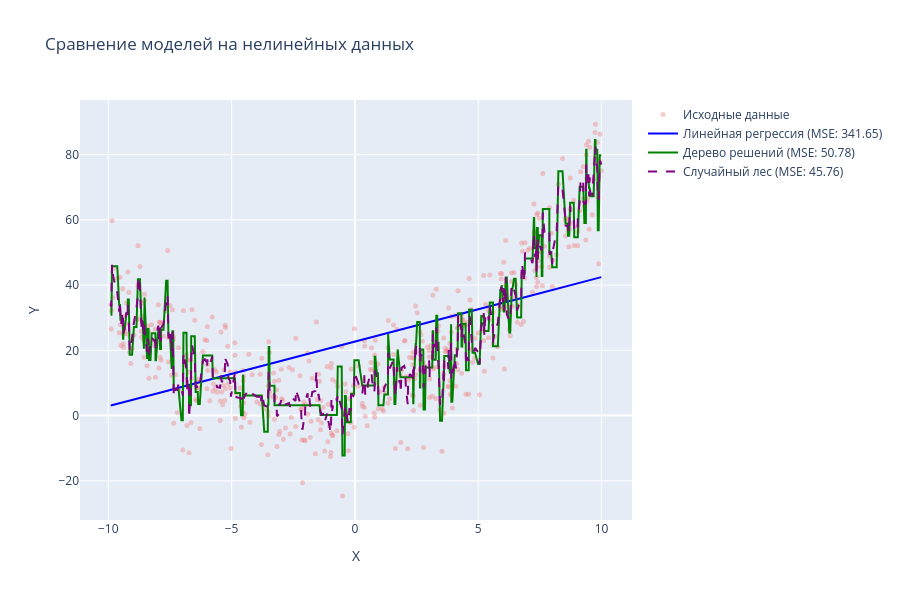

Notebook cell for this chart:
### Markdown cell above
## Визуализация сравнения моделей

### Code cell
sort_idx_nl = np.argsort(X_nonlinear.flatten())
X_nl_sorted = X_nonlinear[sort_idx_nl]
y_pred_linreg_sorted = y_pred_linreg_nl[sort_idx_nl]
y_pred_tree_sorted = y_pred_tree[sort_idx_nl]
y_pred_forest_sorted = y_pred_forest[sort_idx_nl]

fig = go.Figure()

fig.add_trace(go.Scatter(
    x=X_nonlinear.flatten(), y=y_nonlinear,
    mode='markers', name='Исходные данные',
    marker=dict(color='lightcoral', size=5, opacity=0.4)
))

fig.add_trace(go.Scatter(
    x=X_nl_sorted.flatten(), y=y_pred_linreg_sorted,
    mode='lines', name=f'Линейная регрессия (MSE: {mse_linreg:.2f})',
    line=dict(color='blue', width=2)
))

fig.add_trace(go.Scatter(
    x=X_nl_sorted.flatten(), y=y_pred_tree_sorted,
    mode='lines', name=f'Дерево решений (MSE: {mse_tree:.2f})',
    line=dict(color='green', width=2)
))

fig.add_trace(go.Scatter(
    x=X_nl_sorted.flatten(), y=y_pred_forest_sorted,
    mode='lines', name=f'Случайный лес (MSE: {mse_forest:.2f})',
    line=dict(color='purple', width=2, dash='dash')
))

fig.update_layout(
    title='Сравнение моделей на нелинейных данных',
    xaxis_title='X',
    yaxis_title='Y',
    height=600
)

fig.show()

### Figure 1 — Plotly figure (JSON) as saved in the notebook; plotly's stock layout.template omitted (floating-point values rounded to 4 significant figures; data arrays with more than 128 entries replaced by an {"elided": "..."} marker saying what was removed)
{"data": [{"marker": {"color": "lightcoral", "opacity": 0.4, "size": 5}, "mode": "markers", "name": "Исходные данные", "type": "scatter", "x": {"elided": "500 float values"}, "y": {"elided": "500 float values"}}, {"line": {"color": "blue", "width": 2}, "mode": "lines", "name": "Линейная регрессия (MSE: 341.65)", "type": "scatter", "x": {"elided": "500 float values"}, "y": {"elided": "500 float values"}}, {"line": {"color": "green", "width": 2}, "mode": "lines", "name": "Дерево решений (MSE: 50.78)", "type": "scatter", "x": {"elided": "500 float values"}, "y": {"elided": "500 float values"}}, {"line": {"color": "purple", "dash": "dash", "width": 2}, "mode": "lines", "name": "Случайный лес (MSE: 45.76)", "type": "scatter", "x": {"elided": "500 float values"}, "y": {"elided": "500 float values"}}], "layout": {"height": 600, "title": {"text": "Сравнение моделей на нелинейных данных"}, "xaxis": {"title": {"text": "X"}}, "yaxis": {"title": {"text": "Y"}}}}
